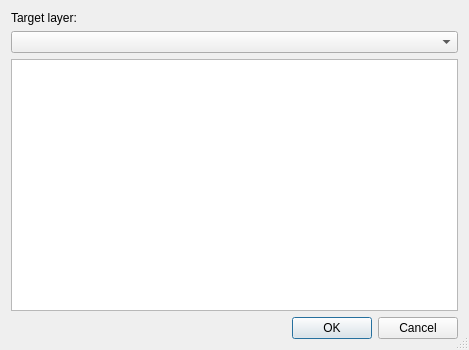
<?xml version="1.0" encoding="UTF-8"?>
<ui version="4.0">
 <class>Targetselection</class>
 <widget class="QDialog" name="Targetselection">
  <property name="geometry">
   <rect>
    <x>0</x>
    <y>0</y>
    <width>469</width>
    <height>350</height>
   </rect>
  </property>
  <property name="windowTitle">
   <string>Dialog</string>
  </property>
  <property name="sizeGripEnabled">
   <bool>true</bool>
  </property>
  <property name="modal">
   <bool>false</bool>
  </property>
  <layout class="QVBoxLayout" name="verticalLayout" stretch="0,0,1,0">
   <property name="sizeConstraint">
    <enum>QLayout::SetNoConstraint</enum>
   </property>
   <item>
    <widget class="QLabel" name="layerLabel">
     <property name="text">
      <string>Target layer:</string>
     </property>
    </widget>
   </item>
   <item>
    <widget class="QgsMapLayerComboBox" name="targetLayerComboBox"/>
   </item>
   <item>
    <widget class="QTableWidget" name="fieldTable">
     <property name="columnCount">
      <number>2</number>
     </property>
     <attribute name="horizontalHeaderVisible">
      <bool>false</bool>
     </attribute>
     <attribute name="horizontalHeaderStretchLastSection">
      <bool>true</bool>
     </attribute>
     <column/>
     <column/>
    </widget>
   </item>
   <item>
    <widget class="QDialogButtonBox" name="buttonBox">
     <property name="orientation">
      <enum>Qt::Horizontal</enum>
     </property>
     <property name="standardButtons">
      <set>QDialogButtonBox::Cancel|QDialogButtonBox::Ok</set>
     </property>
    </widget>
   </item>
  </layout>
 </widget>
 <customwidgets>
  <customwidget>
   <class>QgsMapLayerComboBox</class>
   <extends>QComboBox</extends>
   <header>qgsmaplayercombobox.h</header>
  </customwidget>
 </customwidgets>
 <resources/>
 <connections>
  <connection>
   <sender>buttonBox</sender>
   <signal>rejected()</signal>
   <receiver>Targetselection</receiver>
   <slot>reject()</slot>
   <hints>
    <hint type="sourcelabel">
     <x>316</x>
     <y>260</y>
    </hint>
    <hint type="destinationlabel">
     <x>286</x>
     <y>274</y>
    </hint>
   </hints>
  </connection>
 </connections>
</ui>
